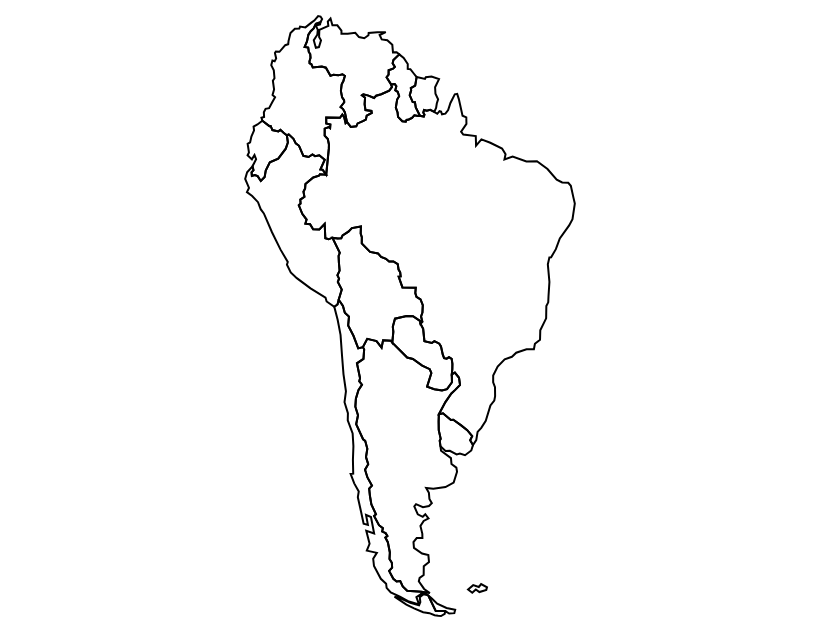

The cell this chart's notebook holds for it:
### Code cell
# plotting boundaries
sm_map = alt.Chart(sm).mark_geoshape(
    fill = None,
    stroke = 'black'
)
# display map
sm_map

### Figure 1 — Vega-Lite specification as saved in the notebook (floating-point values rounded to 4 significant figures; data arrays with more than 128 entries replaced by an {"elided": "..."} marker saying what was removed)
{"$schema": "https://vega.github.io/schema/vega-lite/v4.8.1.json", "config": {"view": {"continuousHeight": 300, "continuousWidth": 400}}, "data": {"name": "data-a7dabbf2aada83163e131d2d7a1a1506"}, "datasets": {"data-a7dabbf2aada83163e131d2d7a1a1506": [{"continent": "South America", "gdp_md_est": 879400, "geometry": {"coordinates": {"elided": "2 rows, 242 float values in total"}, "type": "MultiPolygon"}, "iso_a3": "ARG", "name": "Argentina", "pop_est": 44293293, "type": "Feature"}, {"continent": "South America", "gdp_md_est": 436100, "geometry": {"coordinates": {"elided": "2 rows, 228 float values in total"}, "type": "MultiPolygon"}, "iso_a3": "CHL", "name": "Chile", "pop_est": 17789267, "type": "Feature"}, {"continent": "South America", "gdp_md_est": 281.8, "geometry": {"coordinates": [[[-61.2, -51.85], [-60, -51.25], [-59.15, -51.5], [-58.55, -51.1], [-57.75, -51.55], [-58.05, -51.9], [-59.4, -52.2], [-59.85, -51.85], [-60.7, -52.3], [-61.2, -51.85]]], "type": "Polygon"}, "iso_a3": "FLK", "name": "Falkland Is.", "pop_est": 2931, "type": "Feature"}, {"continent": "South America", "gdp_md_est": 73250, "geometry": {"coordinates": [[[-57.63, -30.22], [-56.98, -30.11], [-55.97, -30.88], [-55.6, -30.85], [-54.57, -31.49], [-53.79, -32.05], [-53.21, -32.73], [-53.65, -33.2], [-53.37, -33.77], [-53.81, -34.4], [-54.94, -34.95], [-55.67, -34.75], [-56.22, -34.86], [-57.14, -34.43], [-57.82, -34.46], [-58.43, -33.91], [-58.35, -33.26], [-58.13, -33.04], [-58.14, -32.04], [-57.87, -31.02], [-57.63, -30.22]]], "type": "Polygon"}, "iso_a3": "URY", "name": "Uruguay", "pop_est": 3360148, "type": "Feature"}, {"continent": "South America", "gdp_md_est": 3081000, "geometry": {"coordinates": {"elided": "1x203x2 float values"}, "type": "Polygon"}, "iso_a3": "BRA", "name": "Brazil", "pop_est": 207353391, "type": "Feature"}, {"continent": "South America", "gdp_md_est": 78350, "geometry": {"coordinates": [[[-69.53, -10.95], [-68.79, -11.04], [-68.27, -11.01], [-68.05, -10.71], [-67.17, -10.31], [-66.65, -9.931], [-65.34, -9.762], [-65.44, -10.51], [-65.32, -10.9], [-65.4, -11.57], [-64.32, -12.46], [-63.2, -12.63], [-62.8, -13.0], [-62.13, -13.2], [-61.71, -13.49], [-61.08, -13.48], [-60.5, -13.78], [-60.46, -14.35], [-60.26, -14.65], [-60.25, -15.08], [-60.54, -15.09], [-60.16, -16.26], [-58.24, -16.3], [-58.39, -16.88], [-58.28, -17.27], [-57.73, -17.55], [-57.5, -18.17], [-57.68, -18.96], [-57.95, -19.4], [-57.85, -19.97], [-58.17, -20.18], [-58.18, -19.87], [-59.12, -19.36], [-60.04, -19.34], [-61.79, -19.63], [-62.27, -20.51], [-62.29, -21.05], [-62.69, -22.25], [-62.85, -22.03], [-63.99, -21.99], [-64.38, -22.8], [-64.96, -22.08], [-66.27, -21.83], [-67.11, -22.74], [-67.83, -22.87], [-68.22, -21.49], [-68.76, -20.37], [-68.44, -19.41], [-68.97, -18.98], [-69.1, -18.26], [-69.59, -17.58], [-68.96, -16.5], [-69.39, -15.66], [-69.16, -15.32], [-69.34, -14.95], [-68.95, -14.45], [-68.93, -13.6], [-68.88, -12.9], [-68.67, -12.56], [-69.53, -10.95]]], "type": "Polygon"}, "iso_a3": "BOL", "name": "Bolivia", "pop_est": 11138234, "type": "Feature"}, {"continent": "South America", "gdp_md_est": 410400, "geometry": {"coordinates": {"elided": "1x76x2 float values"}, "type": "Polygon"}, "iso_a3": "PER", "name": "Peru", "pop_est": 31036656, "type": "Feature"}, {"continent": "South America", "gdp_md_est": 688000, "geometry": {"coordinates": {"elided": "1x100x2 float values"}, "type": "Polygon"}, "iso_a3": "COL", "name": "Colombia", "pop_est": 47698524, "type": "Feature"}, {"continent": "South America", "gdp_md_est": 468600, "geometry": {"coordinates": {"elided": "1x92x2 float values"}, "type": "Polygon"}, "iso_a3": "VEN", "name": "Venezuela", "pop_est": 31304016, "type": "Feature"}, {"continent": "South America", "gdp_md_est": 6093, "geometry": {"coordinates": [[[-56.54, 1.9], [-56.78, 1.864], [-57.34, 1.949], [-57.66, 1.683], [-58.11, 1.507], [-58.43, 1.464], [-58.54, 1.268], [-59.03, 1.318], [-59.65, 1.787], [-59.72, 2.25], [-59.97, 2.755], [-59.82, 3.606], [-59.54, 3.959], [-59.77, 4.424], [-60.11, 4.575], [-59.98, 5.014], [-60.21, 5.244], [-60.73, 5.2], [-61.41, 5.959], [-61.14, 6.234], [-61.16, 6.696], [-60.54, 6.857], [-60.3, 7.044], [-60.64, 7.415], [-60.55, 7.78], [-59.76, 8.367], [-59.1, 7.999], [-58.48, 7.348], [-58.45, 6.833], [-58.08, 6.809], [-57.54, 6.321], [-57.15, 5.973], [-57.31, 5.074], [-57.91, 4.813], [-57.86, 4.577], [-58.04, 4.061], [-57.6, 3.335], [-57.28, 3.333], [-57.15, 2.769], [-56.54, 1.9]]], "type": "Polygon"}, "iso_a3": "GUY", "name": "Guyana", "pop_est": 737718, "type": "Feature"}, {"continent": "South America", "gdp_md_est": 8547, "geometry": {"coordinates": [[[-54.52, 2.312], [-55.1, 2.524], [-55.57, 2.422], [-55.97, 2.51], [-56.07, 2.221], [-55.91, 2.022], [-56.0, 1.818], [-56.54, 1.9], [-57.15, 2.769], [-57.28, 3.333], [-57.6, 3.335], [-58.04, 4.061], [-57.86, 4.577], [-57.91, 4.813], [-57.31, 5.074], [-57.15, 5.973], [-55.95, 5.773], [-55.84, 5.953], [-55.03, 6.025], [-53.96, 5.757], [-54.48, 4.897], [-54.4, 4.213], [-54.01, 3.62], [-54.18, 3.19], [-54.27, 2.732], [-54.52, 2.312]]], "type": "Polygon"}, "iso_a3": "SUR", "name": "Suriname", "pop_est": 591919, "type": "Feature"}, {"continent": "South America", "gdp_md_est": 182400, "geometry": {"coordinates": [[[-75.37, -0.152], [-75.23, -0.9114], [-75.54, -1.562], [-76.64, -2.609], [-77.84, -3.003], [-78.45, -3.873], [-78.64, -4.548], [-79.21, -4.959], [-79.62, -4.454], [-80.03, -4.346], [-80.44, -4.426], [-80.47, -4.059], [-80.18, -3.821], [-80.3, -3.405], [-79.77, -2.658], [-79.99, -2.221], [-80.37, -2.685], [-80.97, -2.247], [-80.76, -1.965], [-80.93, -1.057], [-80.58, -0.9067], [-80.4, -0.2837], [-80.02, 0.3603], [-80.09, 0.7684], [-79.54, 0.9829], [-78.86, 1.381], [-77.86, 0.8099], [-77.67, 0.8259], [-77.42, 0.3957], [-76.58, 0.2569], [-76.29, 0.416], [-75.8, 0.0848], [-75.37, -0.152]]], "type": "Polygon"}, "iso_a3": "ECU", "name": "Ecuador", "pop_est": 16290913, "type": "Feature"}, {"continent": "South America", "gdp_md_est": 64670, "geometry": {"coordinates": [[[-58.17, -20.18], [-57.87, -20.73], [-57.94, -22.09], [-56.88, -22.28], [-56.47, -22.09], [-55.8, -22.36], [-55.61, -22.66], [-55.52, -23.57], [-55.4, -23.96], [-55.03, -24.0], [-54.65, -23.84], [-54.29, -24.02], [-54.29, -24.57], [-54.43, -25.16], [-54.63, -25.74], [-54.79, -26.62], [-55.7, -27.39], [-56.49, -27.55], [-57.61, -27.4], [-58.62, -27.12], [-57.63, -25.6], [-57.78, -25.16], [-58.81, -24.77], [-60.03, -24.03], [-60.85, -23.88], [-62.69, -22.25], [-62.29, -21.05], [-62.27, -20.51], [-61.79, -19.63], [-60.04, -19.34], [-59.12, -19.36], [-58.18, -19.87], [-58.17, -20.18]]], "type": "Polygon"}, "iso_a3": "PRY", "name": "Paraguay", "pop_est": 6943739, "type": "Feature"}]}, "mark": {"fill": null, "stroke": "black", "type": "geoshape"}}
